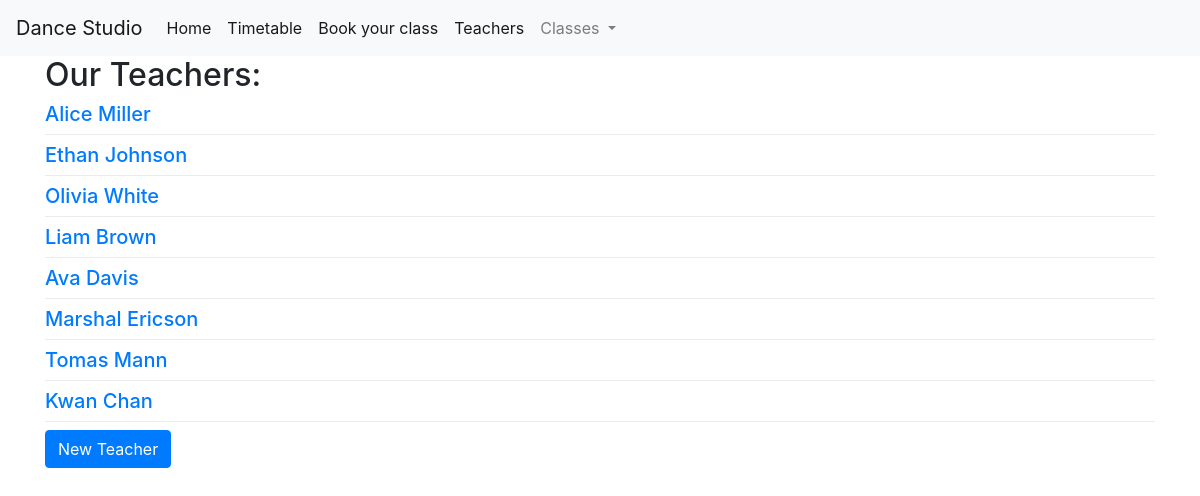
Page /teachers on the earlier database version.
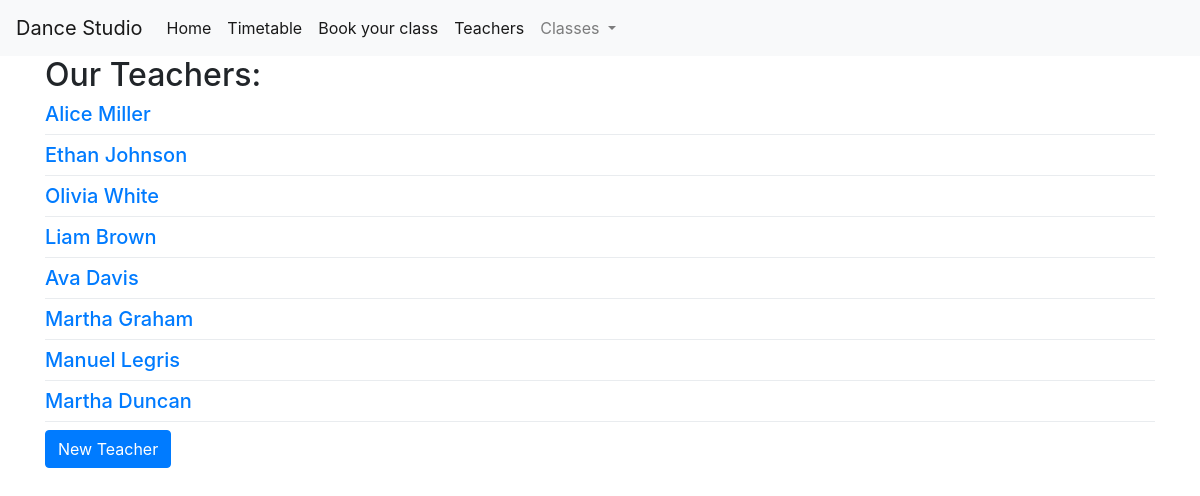
Same page on the later database version.
### tables this page shows
CREATE TABLE teachers (
    teacher_id INTEGER PRIMARY KEY AUTOINCREMENT,
    name VARCHAR(50) NOT NULL,
    surname VARCHAR(50) NOT NULL
);

### app.py (the view)
@app.route('/teachers')
def teachers():
    dance_classes = get_dance_classes_for_navbar()
    conn = get_db_connection()
    teachers = conn.execute('SELECT * FROM teachers').fetchall()
    conn.close()
    return render_template('teachers.html', teachers=teachers, dance_classes=dance_classes)

### app.py (called while the page is built)
def get_db_connection():
    conn = sqlite3.connect('database.db')
    conn.row_factory = sqlite3.Row
    return conn

def get_dance_classes_for_navbar():
    conn = get_db_connection()
    dance_classes = conn.execute('SELECT * FROM dance_classes').fetchall()
    conn.close()
    return dance_classes

### templates/teachers.html
{% extends 'base.html' %}
{% block content %}
  <h2>{% block title %} Our Teachers: {% endblock %}</h2>
  {% for teacher in teachers %}
    <div>
      <a href="{{ url_for('teacher', teacher_id=teacher['teacher_id']) }}">
        <h5>{{ teacher['name'] ~ ' ' ~ teacher['surname'] }}</h5>
      </a>
    </div>
    <div class="dropdown-divider"></div>
  {% endfor %}
  <div class="form-group">
    <a class="btn btn-primary" href="{{ url_for('create_teacher') }}" role="button">New Teacher</a>
  </div>
{% endblock %}

### templates/base.html (shortened to what this page needs)
<!doctype html>
<html lang="en">
  <head>
    <link rel="stylesheet" href="https://stackpath.bootstrapcdn.com/bootstrap/4.3.1/css/bootstrap.min.css">
  </head>
  <body>
    <nav class="navbar navbar-expand-md navbar-light bg-light">
      <a class="navbar-brand" href="{{ url_for('index')}}">Dance Studio</a>
      <div class="collapse navbar-collapse" id="navbarNav">
        <ul class="navbar-nav">
          <li class="nav-item active">
            <a class="nav-link" href="{{ url_for('index')}}">Home</a>
          </li>
          <li class="nav-item active">
            <a class="nav-link" href="#">Timetable</a>
          </li>
          <li class="nav-item active">
            <a class="nav-link" href="#">Book your class</a>
          </li>
          <li class="nav-item active">
            <a class="nav-link" href="{{url_for('teachers')}}">Teachers</a>
          </li>
          <li class="nav-item dropdown">
            <a class="nav-link dropdown-toggle" href="#" id="navbarDropdownS" role="button" data-toggle="dropdown" aria-haspopup="true" aria-expanded="false">
              Classes
            </a>
          </li>
        </ul>
      </div>
    </nav>
    <div class="container">
      {% block content %} {% endblock %}
    </div>

Differences in the rows shown:
removed teachers: name+surname "Marshal Ericson"
removed teachers: name+surname "Tomas Mann"
removed teachers: name+surname "Kwan Chan"
added teachers: name+surname "Martha Graham"
added teachers: name+surname "Manuel Legris"
added teachers: name+surname "Martha Duncan"
